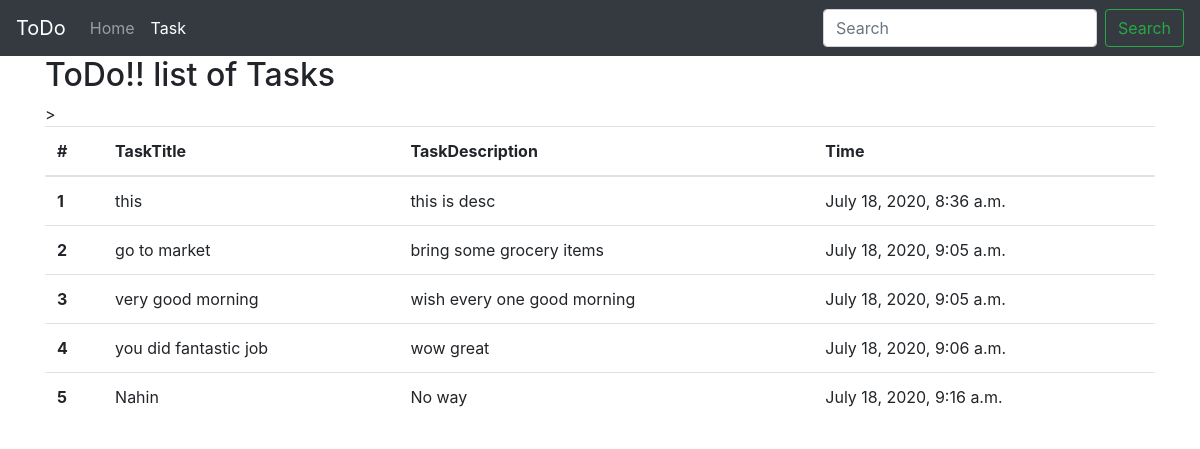
The page /task/ on the database as committed earlier.
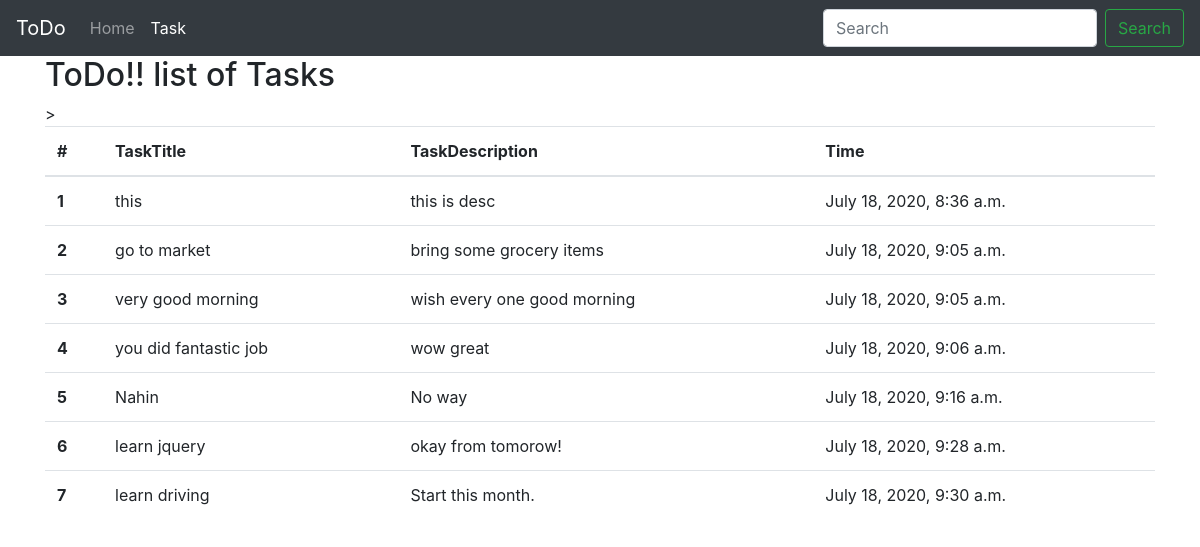
The same page on the database as committed later.
### todo_app/models.py (models this page shows, shortened)
class Task(models.Model):
    taskTitle = models.CharField(max_length=30)
    taskDesc = models.TextField()
    time = models.DateTimeField(auto_now_add=True)

### todo_app/views.py (the view)
# urls.py: path('task/', views.task,name='task'),
def task (request):
    allTasks = Task.objects.all()
    context = {'tasks':allTasks}
    return render(request,'todo_app/task.html',context)

### templates/todo_app/task.html (shortened to what this page needs)
<!doctype html>
<html lang="en">
  <head>
    <link rel="stylesheet" href="https://stackpath.bootstrapcdn.com/bootstrap/4.5.0/css/bootstrap.min.css">
  </head>
  <body>
    <nav class="navbar navbar-expand-lg navbar-dark bg-dark">
        <a class="navbar-brand" href="/">ToDo</a>
        <div class="collapse navbar-collapse" id="navbarTogglerDemo03">
          <ul class="navbar-nav mr-auto mt-2 mt-lg-0">
            <li class="nav-item ">
              <a class="nav-link" href="/">Home <span class="sr-only">(current)</span></a>
            </li>
            <li class="nav-item active">
              <a class="nav-link" href="#">Task</a>
            </li>
          </ul>
          <form class="form-inline my-2 my-lg-0">
            <input class="form-control mr-sm-2" type="search" placeholder="Search" aria-label="Search">
            <button class="btn btn-outline-success my-2 my-sm-0" type="submit">Search</button>
          </form>
        </div>
      </nav>
      <div class="container my3" py-3>
          <h2>ToDo!! list of Tasks</h2>
          <table class="table">
  <thead>
    <tr>
      <th scope="col">#</th>
      <th scope="col">TaskTitle</th>
      <th scope="col">TaskDescription</th>
      <th scope="col">Time</th>
    </tr>
  </thead>
  <tbody>
  {% for task in tasks  %}
    <tr>
      <th scope="row">{{forloop.counter}}</th>
      <td>{{task.taskTitle}}</td>
      <td>{{task.taskDesc}}</td>
      <td>{{task.time}}</td>
    </tr>
  {% endfor %}
  </tbody>
</table>
        </div>
  </body>
</html>

Rows that differ between the two databases and show on the page:
added Task: taskTitle "learn jquery", taskDesc "okay from tomorow!", time "July 18, 2020, 9:28 a.m."
added Task: taskTitle "learn driving", taskDesc "Start this month.", time "July 18, 2020, 9:30 a.m."
